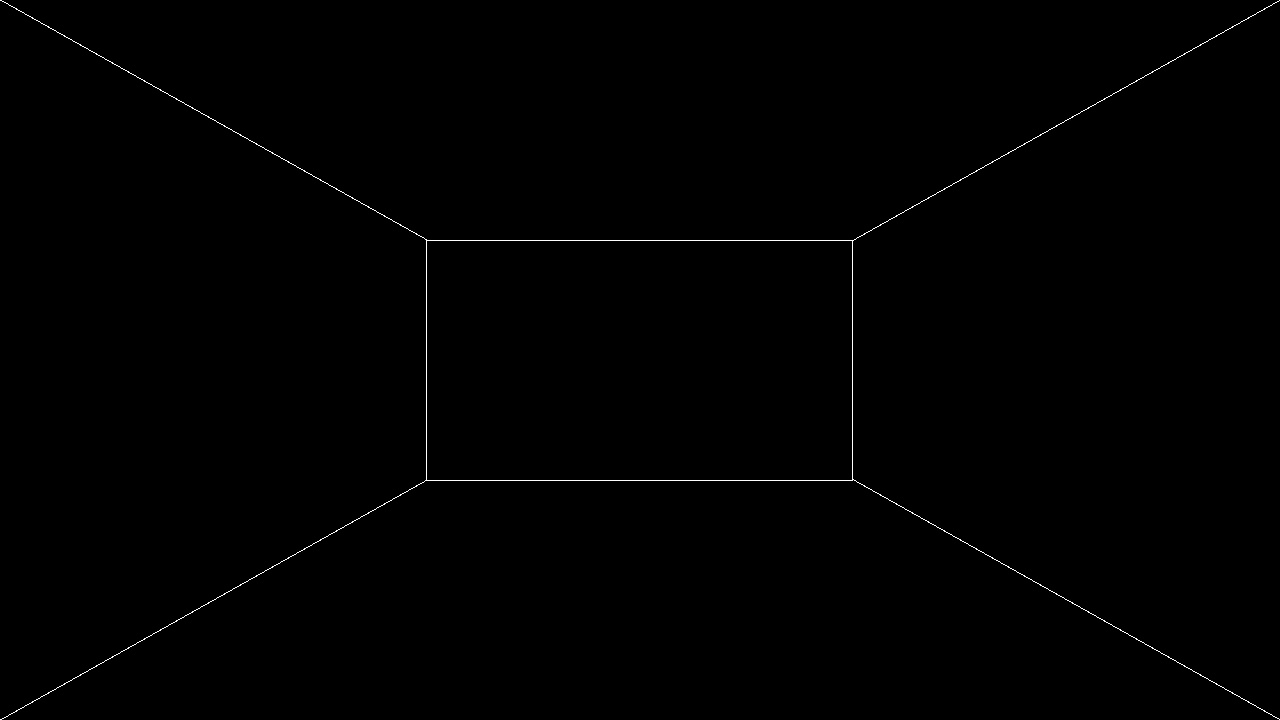
//> input picture 7.pinjie/3.pinjie/3.替换拼接(ok1)/2.me/result.jpg, 1280 x 720 px
$ ./main   (built with g++ and OpenCV 4)
//> lines starting //> are read from the running program, lines starting //| are printed output that depends on the picture
#include <opencv2/opencv.hpp>
#include <opencv2/highgui/highgui_c.h>

using namespace cv;
using namespace std;

void rotate_arbitrarily_angle(Mat &src,Mat &dst,float angle)
{
    float radian = (float)(angle/180.0 * CV_PI);
//旋转填充图像
    int maxBorder = (int) (max(src.cols, src.rows)* 1.414 );
    int dx = (maxBorder - src.cols)/2;
    int dy = (maxBorder - src.rows)/2;
    copyMakeBorder(src, dst, dy, dy, dx, dx, BORDER_CONSTANT);
    //旋转
     Point2f center( (float)(dst.cols/2) , (float) (dst.rows/2));
    Mat affine_matrix = getRotationMatrix2D( center, angle, 1.0 );//求得旋转矩阵
    warpAffine(dst, dst, affine_matrix, dst.size());
    //计算图像旋转之后包含图像的最大的矩形
    float sinVal = abs(sin(radian));
    float cosVal = abs(cos(radian));
    Size targetSize( (int)(src.cols * cosVal +src.rows * sinVal),
                     (int)(src.cols * sinVal + src.rows * cosVal) );

    //剪掉多余边框
    int x = (dst.cols - targetSize.width) / 2;
    int y = (dst.rows - targetSize.height) / 2;
    Rect rect(x, y, targetSize.width, targetSize.height);
    dst = Mat(dst,rect);
}


int main(int argc, char** argv)
{

	// Read in the image.
	//Mat im_src = imread("first-image.jpg");
	Mat im_src = imread("result.jpg");
//> im_src is the input picture: 720 rows x 1280 cols, CV_8UC3; min 0, max 255, mean 0.9
	Size size = im_src.size();
//> size = Size(1280, 720)

	// Create a vector of points.

 	Mat im_dst = imread("top.jpg");
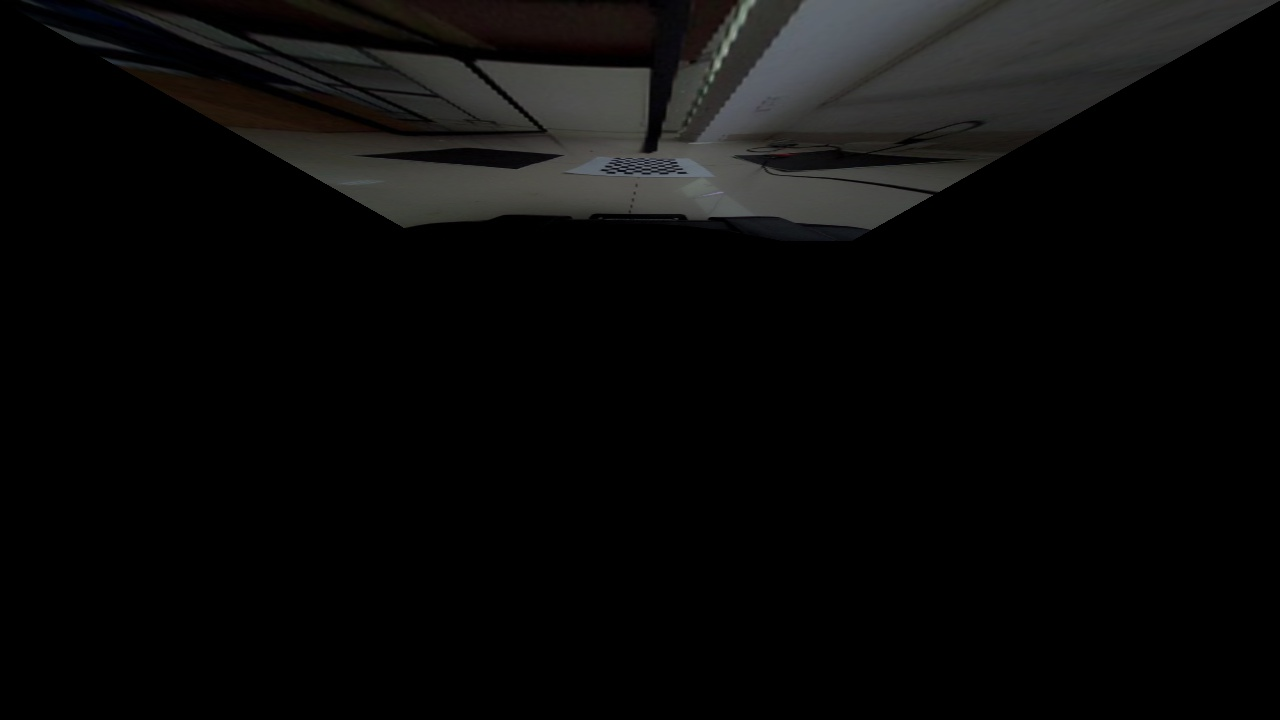
//> input picture 7.pinjie/3.pinjie/3.替换拼接(ok1)/2.me/top.jpg, 1280 x 720 px
//> im_dst is the input picture: 720 rows x 1280 cols, CV_8UC3; mean B, G, R 9.5, 9.8, 10
	Mat im_black = imread("black.jpg");
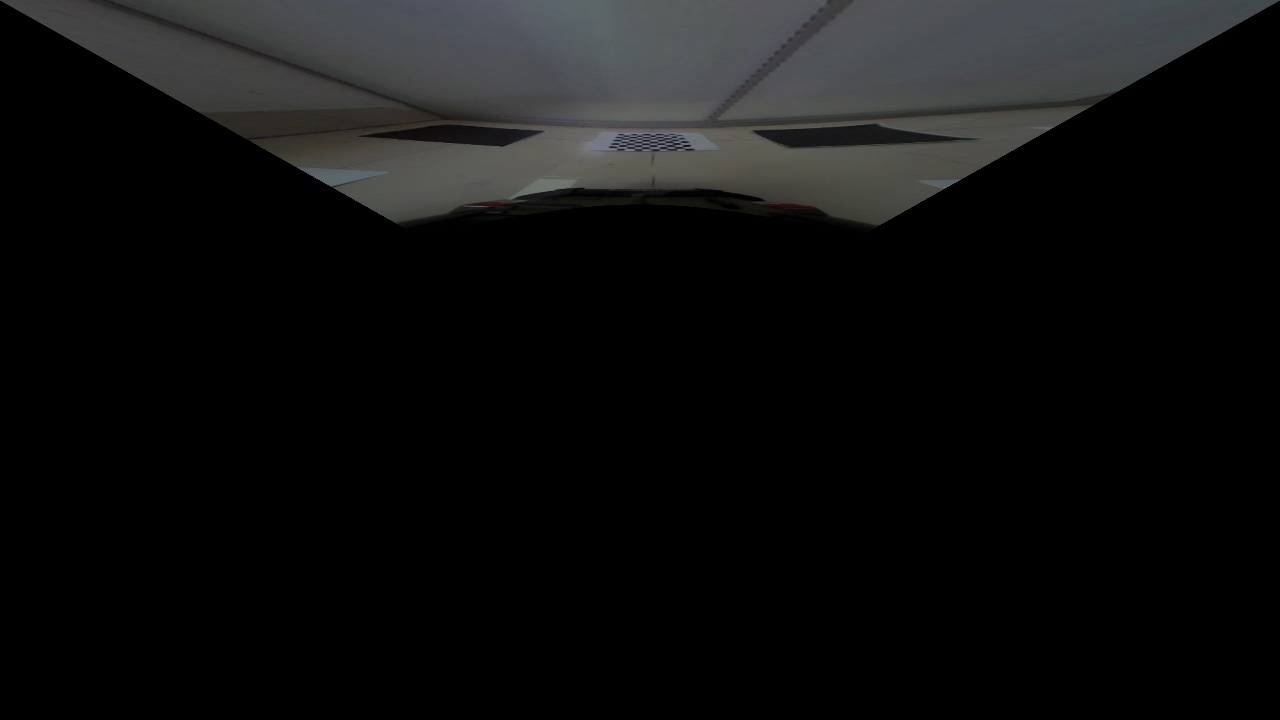
//> input picture 7.pinjie/3.pinjie/3.替换拼接(ok1)/2.me/black.jpg, 1280 x 720 px
//> im_black is the input picture: 720 rows x 1280 cols, CV_8UC3; mean B, G, R 15.3, 15.3, 15
	Mat im_right = imread("right.jpg");
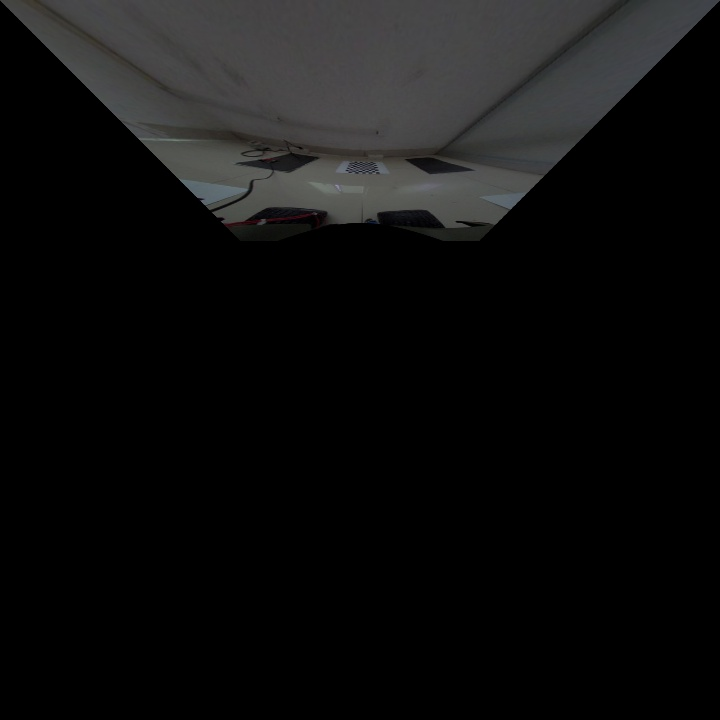
//> input picture 7.pinjie/3.pinjie/3.替换拼接(ok1)/2.me/right.jpg, 720 x 720 px
//> im_right is the input picture: 720 rows x 720 cols, CV_8UC3; mean B, G, R 14.8, 14.9, 14.8
	Mat img_left = imread("left.jpg");
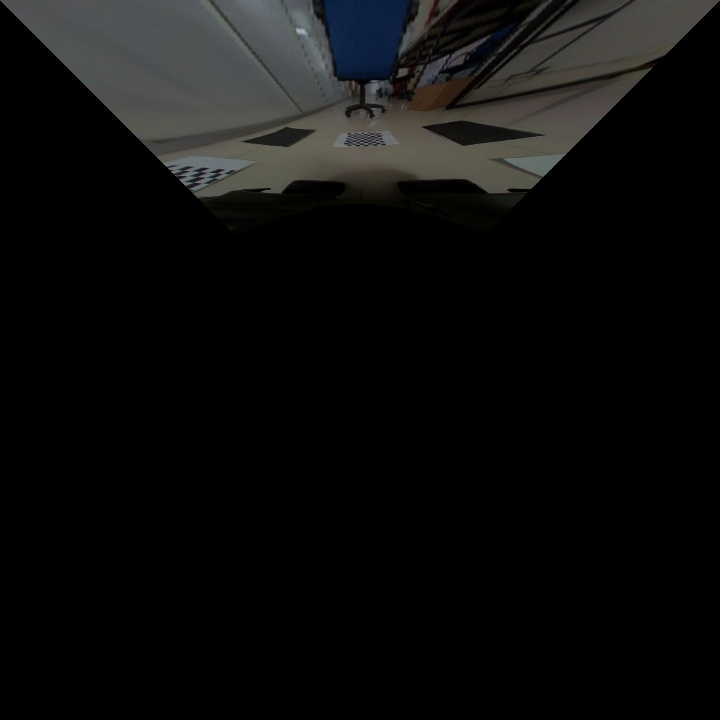
//> input picture 7.pinjie/3.pinjie/3.替换拼接(ok1)/2.me/left.jpg, 720 x 720 px
//> img_left is the input picture: 720 rows x 720 cols, CV_8UC3; mean B, G, R 12.8, 13.1, 13
	Mat black_rotate,right_rotate,left_rotate;
	rotate_arbitrarily_angle(im_black,black_rotate,180);
//> in rotate_arbitrarily_angle, `warpAffine(dst, dst, affine_matrix, dst.size());`: dst: 1808 rows x 1808 cols, CV_8UC3; mean B, G, R 4.3, 4.3, 4.2
	rotate_arbitrarily_angle(im_right,right_rotate,-90);
	rotate_arbitrarily_angle(img_left,left_rotate,90);

 	//top
	//userdata data_top;
	vector<Point2f> pts_src;
	pts_src.push_back(Point2f(0, 0));
	pts_src.push_back(Point2f(size.width - 1, 0));
//> pts_src = 2 Points (x, y): [0, 0], [1279, 0]
	pts_src.push_back(Point2f(size.width/3*2, size.height/3));
	pts_src.push_back(Point2f(size.width/3, size.height/3));


	vector<Point2f> points_top(4);
	points_top[0] = Point(0,0);
	points_top[1] = Point(im_dst.cols-1, 0);
	points_top[2] = Point(im_dst.cols/3*2, im_dst.rows/3);
	points_top[3] = Point(im_dst.cols/3, im_dst.rows/3);

	// Destination image
	//Mat im_dst = imread("times-square.jpg");


	// Set data for mouse handler
	Mat im_temp = im_dst.clone();

	//userdata data;
	//data.im = im_temp;


	Mat H = findHomography(pts_src, points_top,0);


	Mat logo;
	warpPerspective(im_src, logo,H,im_dst.size());

	//阈值化
	Mat logo1;
	threshold(logo,logo1,0,255,1);
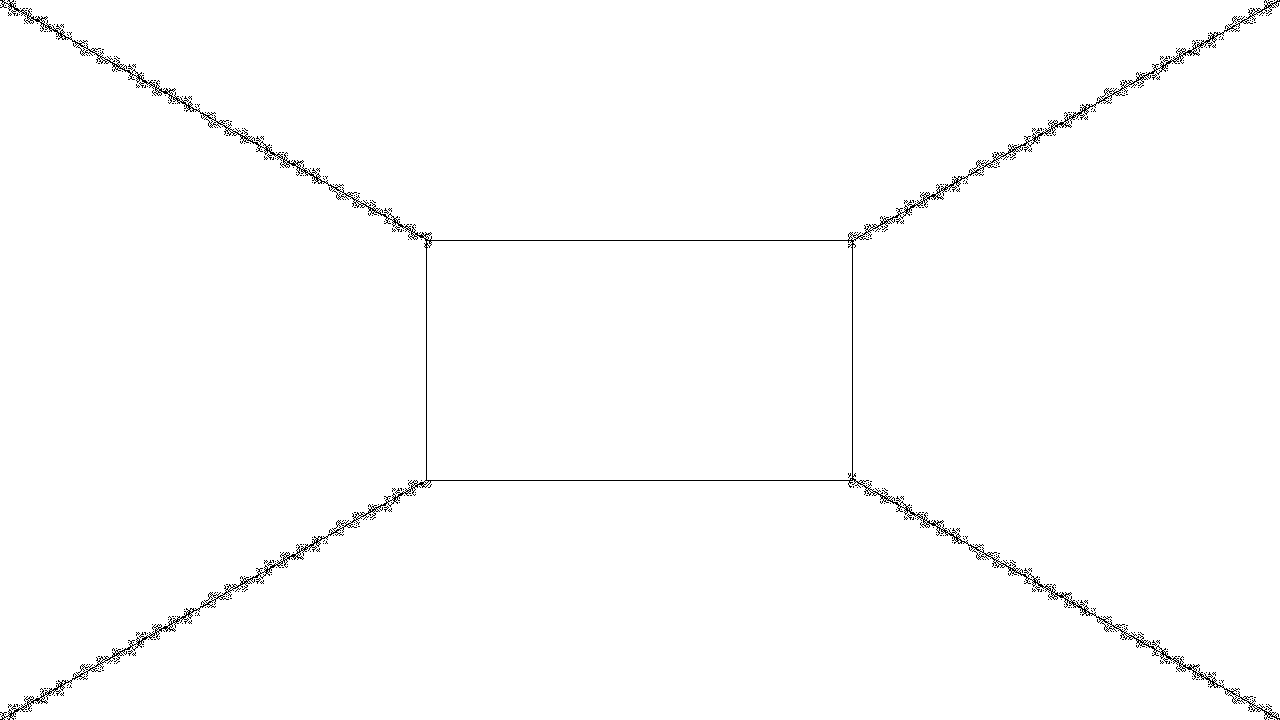
//> logo1: 720 rows x 1280 cols, CV_8UC3; 98.9% white; black in thin lines or dots

	im_dst.copyTo(logo,logo1);//把im_dst和logo1做 与 运算后再和logo相加


	//imwrite("final.jpg",logo);
	//imwrite("final_black.jpg",logo_black);

	// Display image.


	//imshow("Image", logo);


//black
	// 定义两个平面上四个角坐标
	vector<Point> src_black_corners(4);
	vector<Point> dst_black_corners(4);
	src_black_corners[0] = Point(logo.cols/3, logo.rows/3*2);

	src_black_corners[1] = Point(logo.cols/3*2, logo.rows/3*2);

	src_black_corners[2] = Point(logo.cols, logo.rows);

	src_black_corners[3] = Point(0, logo.rows);
	// 目标平面四个角坐标

	dst_black_corners[0] = Point(black_rotate.cols/3,black_rotate.rows/3*2);

	dst_black_corners[1] = Point(black_rotate.cols/3*2, black_rotate.rows/3*2);

	dst_black_corners[2] = Point(black_rotate.cols, black_rotate.rows);

	dst_black_corners[3] = Point(0, black_rotate.rows);

	Mat im_temp_black = black_rotate.clone();

	Mat H_black = findHomography(src_black_corners, dst_black_corners,0);

	Mat logo_black;
	warpPerspective(logo, logo_black,H_black,black_rotate.size());

	Mat logo1_black;
	threshold(logo_black,logo1_black,0,255,1);

	black_rotate.copyTo(logo_black,logo1_black);
	//imshow("Image_black", logo_black);

#if 1
//right
	vector<Point> src_right_corners(4);
	vector<Point> dst_right_corners(4);
	src_right_corners[0] = Point(logo_black.cols/3*2, logo_black.rows/3);

	src_right_corners[1] = Point(logo_black.cols, 0);

	src_right_corners[2] = Point(logo_black.cols, logo_black.rows);

	src_right_corners[3] = Point(logo_black.cols/3*2, logo_black.rows/3*2);
	// 目标平面四个角坐标

	dst_right_corners[0] = Point(right_rotate.cols/3*2, right_rotate.rows/3);

	dst_right_corners[1] = Point(right_rotate.cols, 0);

	dst_right_corners[2] = Point(right_rotate.cols, right_rotate.rows);

	dst_right_corners[3] = Point(right_rotate.cols/3*2,right_rotate.rows/3*2);//1280-720


	Mat im_temp_right = right_rotate.clone();

	Mat H_right = findHomography(src_right_corners, dst_right_corners,0);

	Mat logo_right;
	warpPerspective(logo_black, logo_right,H_right,right_rotate.size());

	Mat logo1_right;
	threshold(logo_right,logo1_right,0,255,1);

	right_rotate.copyTo(logo_right,logo1_right);
	//imshow("logo_right",logo_right);
#endif

// left
	vector<Point> src_left_corners(4);
	vector<Point> dst_left_corners(4);
	src_left_corners[0] = Point(0, 0);

	src_left_corners[1] = Point(logo_right.cols/3, logo_right.rows/3);

	src_left_corners[2] = Point(logo_right.cols/3, logo_right.rows/3*2);

	src_left_corners[3] = Point(0, logo_right.rows);
	// 目标平面四个角坐标

	dst_left_corners[0] = Point(0, 0);

	dst_left_corners[1] = Point(left_rotate.cols/3, left_rotate.rows/3);

	dst_left_corners[2] = Point(left_rotate.cols/3, left_rotate.rows/3*2);

	dst_left_corners[3] = Point(0,left_rotate.rows);//1280-720

	cout<<"***"<<endl;
	Mat im_temp_left = left_rotate.clone();

	Mat H_left = findHomography(src_left_corners, dst_left_corners,0);
cout<<"***"<<endl;
	Mat logo_left;
	warpPerspective(logo_right, logo_left,H_left,left_rotate.size());
	cout<<"***"<<endl;
	Mat logo1_left;
	threshold(logo_left,logo1_left,0,255,1);

	left_rotate.copyTo(logo_left,logo1_left);
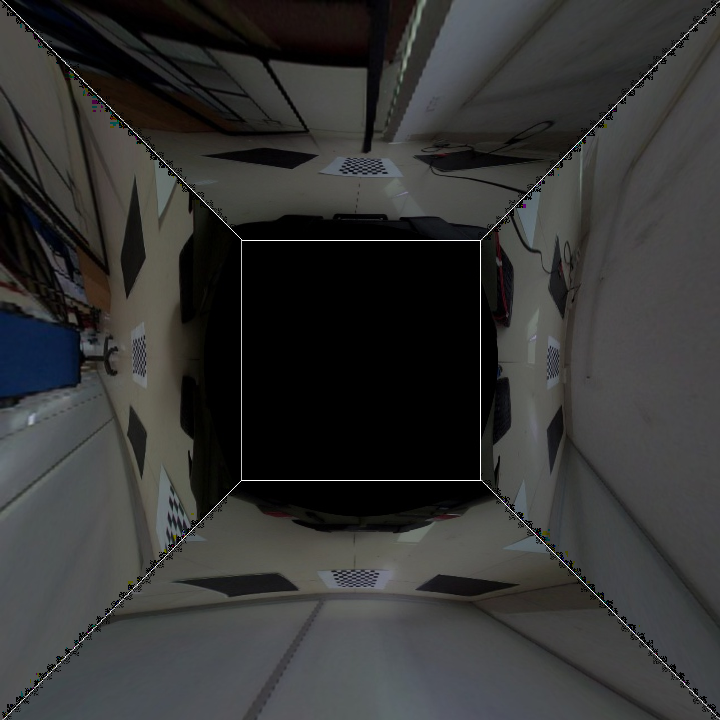
//> logo_left: 720 rows x 720 cols, CV_8UC3; mean B, G, R 52.4, 53.1, 52.8

	imshow("logo_left",logo_left);
	imwrite("pinjie.jpg",logo_left);
	waitKey(0);

	return 0;
}
